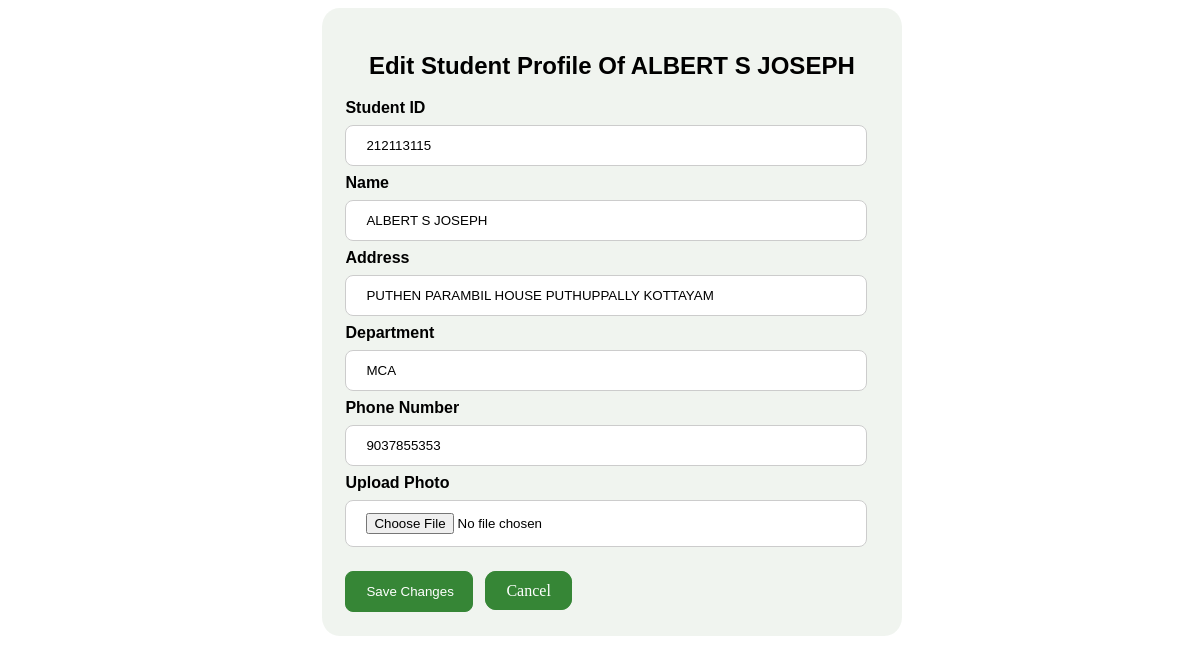
The page /students/edit/212113115/ on the database its author committed.
### main/models.py (models this page shows, shortened)
class Student(models.Model):
    student_id = models.CharField(max_length=10, unique=True)
    name = models.CharField(max_length=100)
    address = models.TextField()
    department = models.CharField(max_length=50)
    phone_number = models.CharField(max_length=15)
    photo = models.ImageField(upload_to='uploads/', default='uploads/default_photo.jpg')

### main/views.py (the view)
# urls.py: path('students/edit/<str:student_id>/', views.edit_student, name='edit_student'),
def edit_student(request, student_id):
    student = get_object_or_404(Student, student_id=student_id)
    if request.method == "POST":
        form = StudentForm(request.POST, request.FILES, instance=student)
        if form.is_valid():
            form.save()
            return redirect('view_students')  # Redirect to the student list page
    else:
        form = StudentForm(instance=student)
    return render(request, 'edit_student.html', {'form': form, 'student': student})

### main/forms.py
class StudentForm(forms.ModelForm):
    class Meta:
        model = Student
        fields = ['student_id', 'name', 'address', 'department', 'phone_number', 'photo']

### main/templates/edit_student.html (shortened to what this page needs)
<!DOCTYPE html>
<html lang="en">
<head>
</head>
<body>
    <div class="box">
        <h2>Edit Student Profile Of {{ student.name }}</h2>
        <form method="POST" enctype="multipart/form-data">
            <label for="student_id">Student ID</label>
            <input type="text" name="student_id" id="student_id" value="{{ student.student_id }}" placeholder="Enter the student ID" readonly>
            <label for="name">Name</label>
            <input type="text" name="name" id="name" value="{{ student.name }}" placeholder="Enter the student name">
            <label for="address">Address</label>
            <input type="text" name="address" id="address" value="{{ student.address }}" placeholder="Enter the student address">
            <label for="department">Department</label>
            <input type="text" name="department" id="department" value="{{ student.department }}" placeholder="Enter the student department">
            <label for="phone_number">Phone Number</label>
            <input type="text" name="phone_number" id="phone_number" value="{{ student.phone_number }}" placeholder="Enter the student phone number">
            <label for="photo">Upload Photo</label>
            <input type="file" name="photo" id="photo" >
            <input type="submit" value="Save Changes">
            <a href="{% url 'view_students' %}" class="view">Cancel</a>
        </form>
    </div>
</body>
</html>

### main/templates/edit_student.html (style rules this page uses)
body { background-image: url('https://img.freepik.com/free-vector/hand-drawn-back-school-background_23-2149464866.jpg?t=st=1732520448~exp=1732524048~hmac=073bca5940224197da9a8a824a62578ceda72a95e8953c30d1857bb15d377794&w=740'); height: 100%; background-position: center; background-repeat: no-repeat; background-size: cover; }
.box { width: 45%; height: auto; margin-left: 26.5%; padding: 2%; border-radius: 3%; background: rgba(89, 131, 83, 0.09); backdrop-filter: blur(2px); }
h2 { text-align: center; font-family: 'Franklin Gothic Medium', 'Arial Narrow', Arial, sans-serif; }
input[type="text"], input[type="file"] { width: 90%; border-radius: 0.5rem; padding: 12px 20px; margin: 8px 0; display: inline-block; border: 1px solid #ccc; }
input[type="file"] { width: 90%; border-radius: 0.5rem; padding: 12px 20px; margin: 8px 0; display: inline-block; border: 1px solid #ccc; background-color: white; }
input::placeholder { font-family: 'Franklin Gothic Medium', 'Arial Narrow', Arial, sans-serif; }
label { font-family: 'Franklin Gothic Medium', 'Arial Narrow', Arial, sans-serif; font-weight: 600; display: block; }
input[type="submit"], button.view { margin-top: 1rem; width: 8rem; border-radius: 0.5rem; padding: 12px 20px; background-color: rgb(54, 134, 54); border: 1px solid rgb(54, 134, 54); color: white; cursor: pointer; }
.view { margin-left: 0.5rem; width: 7rem; border-radius: 0.7rem; padding: 10px 20px; background-color: rgb(54, 134, 54); border: 1px solid rgb(54, 134, 54); color: white; text-decoration: none; }

### rows shown on the page
Student: name "ALBERT S JOSEPH", student_id "212113115", address "PUTHEN PARAMBIL HOUSE PUTHUPPALLY KOTTAYAM", department "MCA", phone_number "9037855353"
